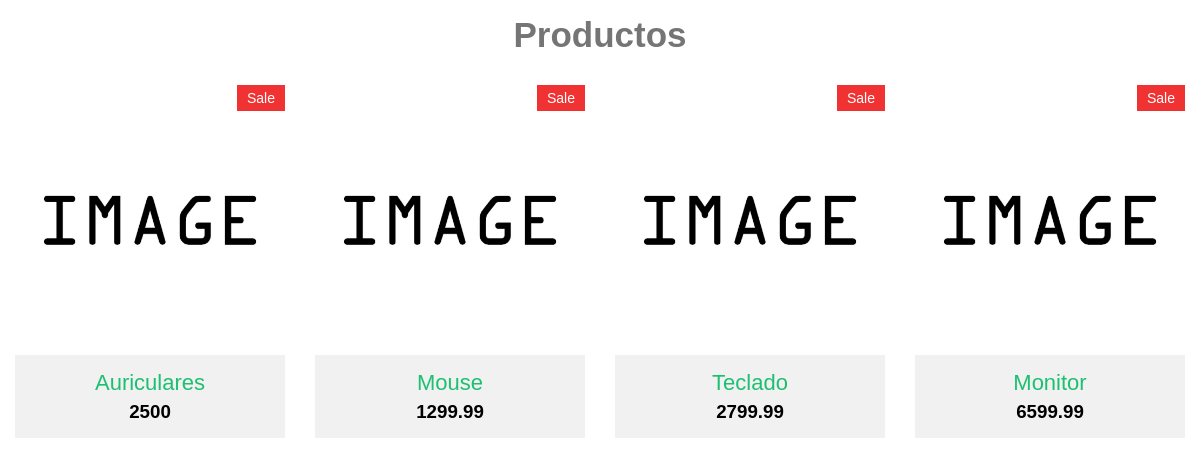
The page / on the database its author committed.
### tables this page shows
CREATE TABLE `productos` (
  `id` int(11) NOT NULL,
  `Nombre` varchar(20) NOT NULL,
  `Precio` double NOT NULL,
  `Stock` int(11) NOT NULL,
  `Codigo` int(11) NOT NULL,
  `Descripcion` varchar(200) NOT NULL
);

### application/controllers/Home.php (called while the page is built, shortened)
<?php
class Home extends CI_Controller {
	public function index()
	{
		$this->load->helper('url');
		$this->load->model("productosModel");
		$resultado = $this->productosModel->getAll();
		$this->load->view("inicio.php",array("productos"=>$resultado,"titulo"=>"Productos"));
	}
}

### index.php (called while the page is built, shortened)
<?php
require_once BASEPATH.'core/CodeIgniter.php';

### application/models/productosModel.php (called while the page is built, shortened)
<?php
class productosModel extends CI_Model{
    public function getAll(){
        $this->db->select("*");
        $this->db->from("productos");
        $consulta = $this->db->get();
        return $consulta->result_array();
    }
}

### application/views/inicio.php (the view, shortened to what this page needs)
?><!DOCTYPE html>
<html lang="en">
<head>
	<link rel="stylesheet" href="<?php echo base_url()?>css/style.css">
</head>
<body>
<div id="container">
	<div class="grid-title">
			<h2><?php echo $titulo?></h2>
	</div>
	<div class="product-grid grid-1">
		<?php foreach($productos as $key=>$value){?>
			<div class="product-item">
					<div class="product-single">
							<div class="product-img">
									<img src="<?php echo base_url()?>/public/img/Image (1).jpg" alt="Product Image"/>
									<div class="product-status">
											<span>Sale</span>
									</div>
							</div>
							<div class="product-content">
									<div class="product-title">
											<h2><a href="<?php echo base_url()?>index.php/Detalle/index/<?php echo $value["id"]?>"><?php echo $value["Nombre"]?></a></h2>
									</div>
									<div class="product-price">
											<h3><?php echo $value["Precio"]?></h3>
									</div>
							</div>
					</div>
			</div>
			<?php } ?>
</div>
</body>
</html>

### css/style.css (style rules this page uses)
*, *::before, *::after { box-sizing: border-box; }
body { margin: 0; font-family: 'Raleway', sans-serif; background: #ffffff; }
a { outline: none; text-decoration: none; transition: 0.3s; }
p, h1, h2, h3, h4, h5, h6 { margin: 0; padding: 0; }
.grid-title { position: relative; width: 100%; text-align: center; margin: 30px 0 15px 0; }
.grid-title:first-child { margin-top: 15px; }
.grid-title h2 { font-size: 35px; font-weight: 800; color: #757575; }
.product-grid { display: flex; flex-flow: row wrap; }
.product-grid .product-item { width: 25%; padding: 15px; }
.product-grid .product-single { position: relative; width: 100%; overflow: hidden; }
.product-grid .product-img, .product-grid .product-content { position: relative; width: 100%; background: #f1f1f1; overflow: hidden; }
.product-grid .product-img img { display: block; width: 100%; transition: .3s; }
.product-grid.grid-1 .product-status { position: absolute; width: 100%; top: 0; left: 0; }
.product-grid.grid-1 .product-status span:first-child { display: inline-block; float: left; padding: 5px 10px; font-size: 14px; font-weight: 300; color: #ffffff; background: #1dbf71; opacity: .8; }
.product-grid.grid-1 .product-status span:last-child { display: inline-block; float: right; padding: 5px 10px; font-size: 14px; font-weight: 300; color: #ffffff; background: #ee0000; opacity: .8; }
.product-grid.grid-1 .product-content { padding: 15px; }
.product-grid.grid-1 .product-title, .product-grid.grid-1 .product-ratting, .product-grid.grid-1 .product-price { width: 100%; text-align: center; margin-bottom: 5px; }
.product-grid.grid-1 .product-price { margin-bottom: 0; }
.product-grid.grid-1 .product-title h2 { font-size: 22px; font-weight: 200; }
.product-grid.grid-1 .product-title h2 a { color: #1dbf71; }

### rows shown on the page
productos: Nombre "Auriculares", Precio "2500"
productos: Nombre "Mouse", Precio "1299.99"
productos: Nombre "Teclado", Precio "2799.99"
productos: Nombre "Monitor", Precio "6599.99"

### other values the page prints
$titulo "Productos"
